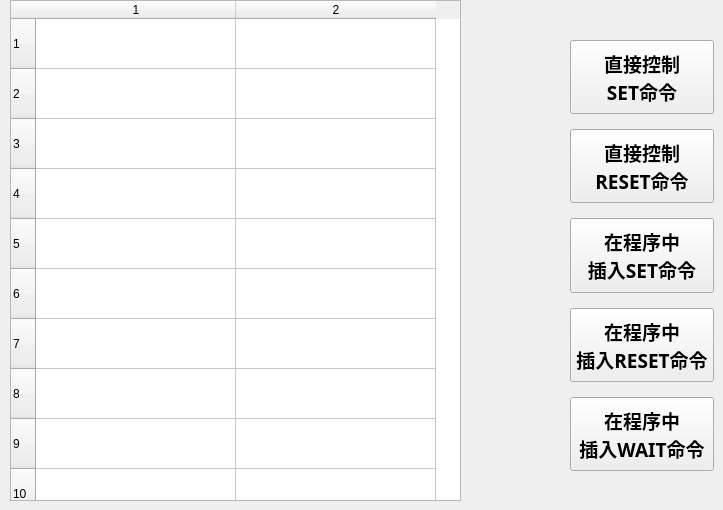
      <widget class="QWidget" name="additionPage_3">
       <widget class="QTableWidget" name="IOTable">
        <property name="geometry">
         <rect>
          <x>10</x>
          <y>0</y>
          <width>451</width>
          <height>501</height>
         </rect>
        </property>
        <property name="verticalScrollBarPolicy">
         <enum>Qt::ScrollBarAlwaysOff</enum>
        </property>
        <property name="horizontalScrollBarPolicy">
         <enum>Qt::ScrollBarAlwaysOff</enum>
        </property>
        <property name="editTriggers">
         <set>QAbstractItemView::NoEditTriggers</set>
        </property>
        <property name="tabKeyNavigation">
         <bool>false</bool>
        </property>
        <property name="dragDropOverwriteMode">
         <bool>false</bool>
        </property>
        <property name="selectionMode">
         <enum>QAbstractItemView::SingleSelection</enum>
        </property>
        <property name="selectionBehavior">
         <enum>QAbstractItemView::SelectRows</enum>
        </property>
        <property name="textElideMode">
         <enum>Qt::ElideMiddle</enum>
        </property>
        <property name="rowCount">
         <number>128</number>
        </property>
        <property name="columnCount">
         <number>2</number>
        </property>
        <attribute name="horizontalHeaderDefaultSectionSize">
         <number>200</number>
        </attribute>
        <attribute name="verticalHeaderDefaultSectionSize">
         <number>50</number>
        </attribute>
        <row/>
        <row/>
        <row/>
        <row/>
        <row/>
        <row/>
        <row/>
        <row/>
        <row/>
        <row/>
        <row/>
        <row/>
        <row/>
        <row/>
        <row/>
        <row/>
        <row/>
        <row/>
        <row/>
        <row/>
        <row/>
        <row/>
        <row/>
        <row/>
        <row/>
        <row/>
        <row/>
        <row/>
        <row/>
        <row/>
        <row/>
        <row/>
        <row/>
        <row/>
        <row/>
        <row/>
        <row/>
        <row/>
        <row/>
        <row/>
        <row/>
        <row/>
        <row/>
        <row/>
        <row/>
        <row/>
        <row/>
        <row/>
        <row/>
        <row/>
        <row/>
        <row/>
        <row/>
        <row/>
        <row/>
        <row/>
        <row/>
        <row/>
        <row/>
        <row/>
        <row/>
        <row/>
        <row/>
        <row/>
        <row/>
        <row/>
        <row/>
        <row/>
        <row/>
        <row/>
        <row/>
        <row/>
        <row/>
        <row/>
        <row/>
        <row/>
        <row/>
        <row/>
        <row/>
        <row/>
        <row/>
        <row/>
        <row/>
        <row/>
        <row/>
        <row/>
        <row/>
        <row/>
        <row/>
        <row/>
        <row/>
        <row/>
        <row/>
        <row/>
        <row/>
        <row/>
        <row/>
        <row/>
        <row/>
        <row/>
        <row/>
        <row/>
        <row/>
        <row/>
        <row/>
        <row/>
        <row/>
        <row/>
        <row/>
        <row/>
        <row/>
        <row/>
        <row/>
        <row/>
        <row/>
        <row/>
        <row/>
        <row/>
        <row/>
        <row/>
        <row/>
        <row/>
        <row/>
        <row/>
        <row/>
        <row/>
        <row/>
        <row/>
        <column/>
        <column/>
       </widget>
       <widget class="QPushButton" name="scrolldown_8">
        <property name="geometry">
         <rect>
          <x>470</x>
          <y>410</y>
          <width>80</width>
          <height>80</height>
         </rect>
        </property>
        <property name="sizePolicy">
         <sizepolicy hsizetype="Minimum" vsizetype="Expanding">
          <horstretch>0</horstretch>
          <verstretch>0</verstretch>
         </sizepolicy>
        </property>
        <property name="focusPolicy">
         <enum>Qt::NoFocus</enum>
        </property>
        <property name="styleSheet">
         <string notr="true">border:none;background-color:transparent;</string>
        </property>
        <property name="icon">
         <iconset resource="images.qrc">
          <normaloff>:/images/arrowdown.png</normaloff>:/images/arrowdown.png</iconset>
        </property>
        <property name="iconSize">
         <size>
          <width>80</width>
          <height>80</height>
         </size>
        </property>
       </widget>
       <widget class="QPushButton" name="scrollup_8">
        <property name="geometry">
         <rect>
          <x>470</x>
          <y>30</y>
          <width>80</width>
          <height>80</height>
         </rect>
        </property>
        <property name="sizePolicy">
         <sizepolicy hsizetype="Minimum" vsizetype="Expanding">
          <horstretch>0</horstretch>
          <verstretch>0</verstretch>
         </sizepolicy>
        </property>
        <property name="focusPolicy">
         <enum>Qt::NoFocus</enum>
        </property>
        <property name="styleSheet">
         <string notr="true">border:none;background-color:transparent;</string>
        </property>
        <property name="icon">
         <iconset resource="images.qrc">
          <normaloff>:/images/arrowup.png</normaloff>:/images/arrowup.png</iconset>
        </property>
        <property name="iconSize">
         <size>
          <width>80</width>
          <height>80</height>
         </size>
        </property>
       </widget>
       <widget class="QWidget" name="layoutWidget20">
        <property name="geometry">
         <rect>
          <x>570</x>
          <y>40</y>
          <width>144</width>
          <height>431</height>
         </rect>
        </property>
        <layout class="QVBoxLayout" name="verticalLayout_8">
         <property name="spacing">
          <number>15</number>
         </property>
         <item>
          <widget class="QPushButton" name="IOSetButton_1">
           <property name="sizePolicy">
            <sizepolicy hsizetype="Expanding" vsizetype="Expanding">
             <horstretch>0</horstretch>
             <verstretch>0</verstretch>
            </sizepolicy>
           </property>
           <property name="font">
            <font>
             <family>Ubuntu Mono</family>
             <pointsize>14</pointsize>
             <weight>75</weight>
             <bold>true</bold>
            </font>
           </property>
           <property name="focusPolicy">
            <enum>Qt::NoFocus</enum>
           </property>
           <property name="styleSheet">
            <string notr="true"/>
           </property>
           <property name="text">
            <string>直接控制
SET命令</string>
           </property>
          </widget>
         </item>
         <item>
          <widget class="QPushButton" name="IOSetButton_2">
           <property name="sizePolicy">
            <sizepolicy hsizetype="Expanding" vsizetype="Expanding">
             <horstretch>0</horstretch>
             <verstretch>0</verstretch>
            </sizepolicy>
           </property>
           <property name="font">
            <font>
             <family>Ubuntu Mono</family>
             <pointsize>14</pointsize>
             <weight>75</weight>
             <bold>true</bold>
            </font>
           </property>
           <property name="focusPolicy">
            <enum>Qt::NoFocus</enum>
           </property>
           <property name="styleSheet">
            <string notr="true"/>
           </property>
           <property name="text">
            <string>直接控制
RESET命令</string>
           </property>
          </widget>
         </item>
         <item>
          <widget class="QPushButton" name="IOSetButton_3">
           <property name="sizePolicy">
            <sizepolicy hsizetype="Expanding" vsizetype="Expanding">
             <horstretch>0</horstretch>
             <verstretch>0</verstretch>
            </sizepolicy>
           </property>
           <property name="font">
            <font>
             <family>Ubuntu Mono</family>
             <pointsize>14</pointsize>
             <weight>75</weight>
             <bold>true</bold>
            </font>
           </property>
           <property name="focusPolicy">
            <enum>Qt::NoFocus</enum>
           </property>
           <property name="styleSheet">
            <string notr="true"/>
           </property>
           <property name="text">
            <string>在程序中
插入SET命令</string>
           </property>
          </widget>
         </item>
         <item>
          <widget class="QPushButton" name="IOSetButton_4">
           <property name="sizePolicy">
            <sizepolicy hsizetype="Expanding" vsizetype="Expanding">
             <horstretch>0</horstretch>
             <verstretch>0</verstretch>
            </sizepolicy>
           </property>
           <property name="font">
            <font>
             <family>Ubuntu Mono</family>
             <pointsize>14</pointsize>
             <weight>75</weight>
             <bold>true</bold>
            </font>
           </property>
           <property name="focusPolicy">
            <enum>Qt::NoFocus</enum>
           </property>
           <property name="styleSheet">
            <string notr="true"/>
           </property>
           <property name="text">
            <string>在程序中
插入RESET命令</string>
           </property>
          </widget>
         </item>
         <item>
          <widget class="QPushButton" name="IOSetButton_5">
           <property name="sizePolicy">
            <sizepolicy hsizetype="Expanding" vsizetype="Expanding">
             <horstretch>0</horstretch>
             <verstretch>0</verstretch>
            </sizepolicy>
           </property>
           <property name="font">
            <font>
             <family>Ubuntu Mono</family>
             <pointsize>14</pointsize>
             <weight>75</weight>
             <bold>true</bold>
            </font>
           </property>
           <property name="focusPolicy">
            <enum>Qt::NoFocus</enum>
           </property>
           <property name="styleSheet">
            <string notr="true"/>
           </property>
           <property name="text">
            <string>在程序中
插入WAIT命令</string>
           </property>
          </widget>
         </item>
        </layout>
       </widget>
      </widget>
